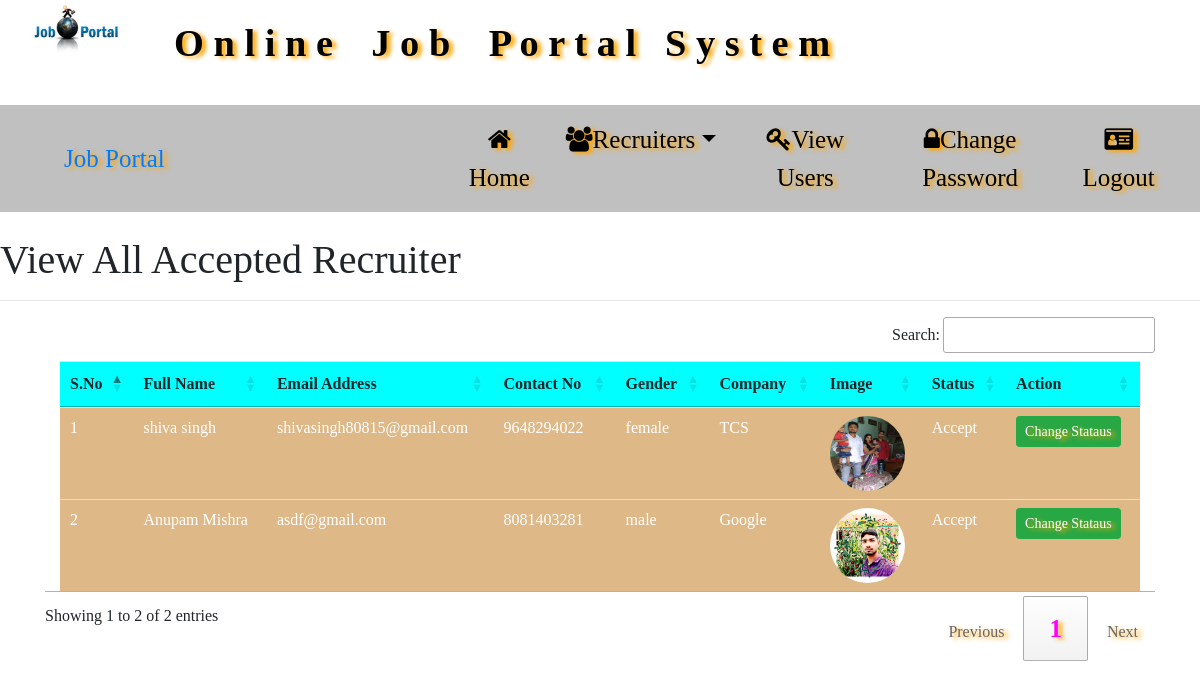
The page /recruiter_accepted (signed in) on the database its author committed.
### job1/models.py (models this page shows, shortened)
class Recruiter(models.Model):
    user=models.ForeignKey(User,on_delete=models.CASCADE)
    mobile=models.CharField(max_length=15,null=True)
    image=models.FileField(null=True)
    gender=models.CharField(max_length=10,null=True)
    company=models.CharField(max_length=100,null=True)
    type=models.CharField(max_length=15,null=True)
    status=models.CharField(max_length=100,null=True)

### job1/views.py (the view)
# urls.py: path('recruiter_accepted', views.recruiter_accepted, name="recruiter_accepted"),
def recruiter_accepted(request):
    if not request.user.is_authenticated:
        return redirect('admin_login')
    data=Recruiter.objects.filter(status="Accept")
    d={'data':data}
    return render(request,'recruiter_accepted.html',d)

### job1/templates/recruiter_accepted.html (shortened to what this page needs)
{% load static %}
{% block body %}
{% include 'admin_header.html' %}
<link rel="stylesheet" href="https://cdnjs.cloudflare.com/ajax/libs/font-awesome/4.7.0/css/font-awesome.min.css">
<marquee class="one" behavior="alternate" scrollamount="4"><h1>View All Accepted Recruiter</h1></marquee><hr>
<div class="container">
<table class="table table-hover container" id="example" class="display">
    <thead>
    <tr style="background-color:cyan">
        <th>S.No</th>
        <th> Full Name</th>
        <th>Email Address</th>
        <th>Contact No</th>
        <th>Gender</th>
        <th>Company</th>
        <th>Image</th>
        <th>Status</th>
        <th>Action</th>
    </tr>
    </thead>
<tbody>
{% for c in data %}
  <tr style="background-color:#DEB887;color:white;">
            <td>{{forloop.counter}}</td>
            <td>{{c.user.first_name}}  {{c.user.last_name}}</td>
            <td>{{c.user.username}}</td>
            <td>{{c.mobile}}</td>
            <td>{{c.gender}}</td>
            <td>{{c.company}}</td>
            <td><img src=" {{c.image.url}}" style="width:75px;height:75px;border-radius:50%;"></td>
            <td>{{c.status}}</td>
      <td><a href="{% url 'change_status' c.id %}" class="btn btn-success btn-sm" >Change Stataus</a></td>
        </tr>
{% endfor %}
</tbody>
</table>
</div>
{% endblock body %}

### job1/templates/admin_header.html (style rules this page uses)
body { background-color:white; font-family: 'Lobster', cursive!important; }
* { font-family: 'Monotype Corsiva'; }
a { padding-left:20px; }
a { text-align:center; text-shadow:4px 2px 4px orange; }
.one { font-size:25px; }

### rows shown on the page
Recruiter: user.first_name "shiva", user.last_name "singh", user.username "shivasingh80815@gmail.com", mobile "9648294022", gender "female", company "TCS", image (picture), status "Accept"
Recruiter: user.first_name "Anupam", user.last_name "Mishra", user.username "asdf@gmail.com", mobile "8081403281", gender "male", company "Google", image (picture), status "Accept"
